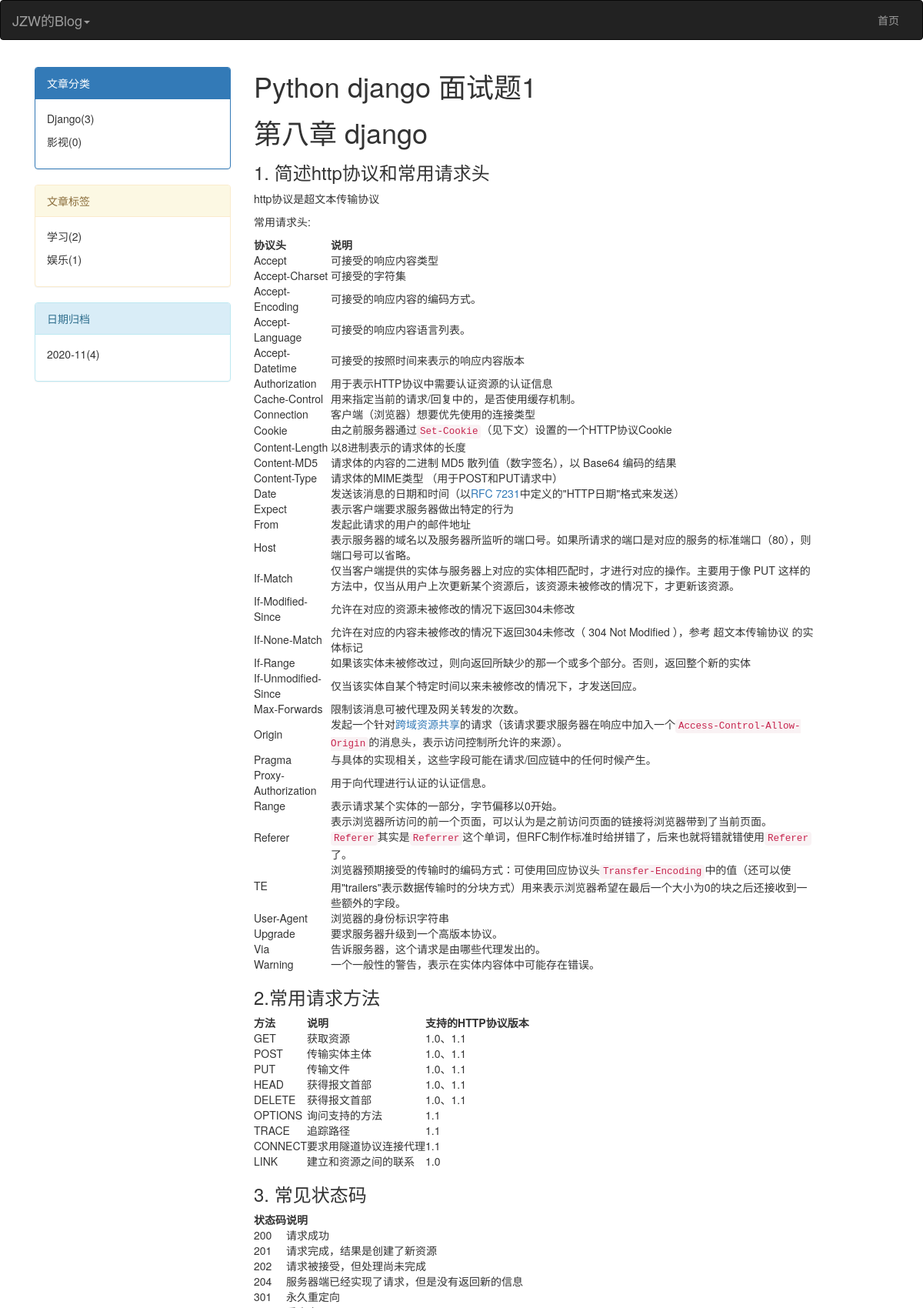
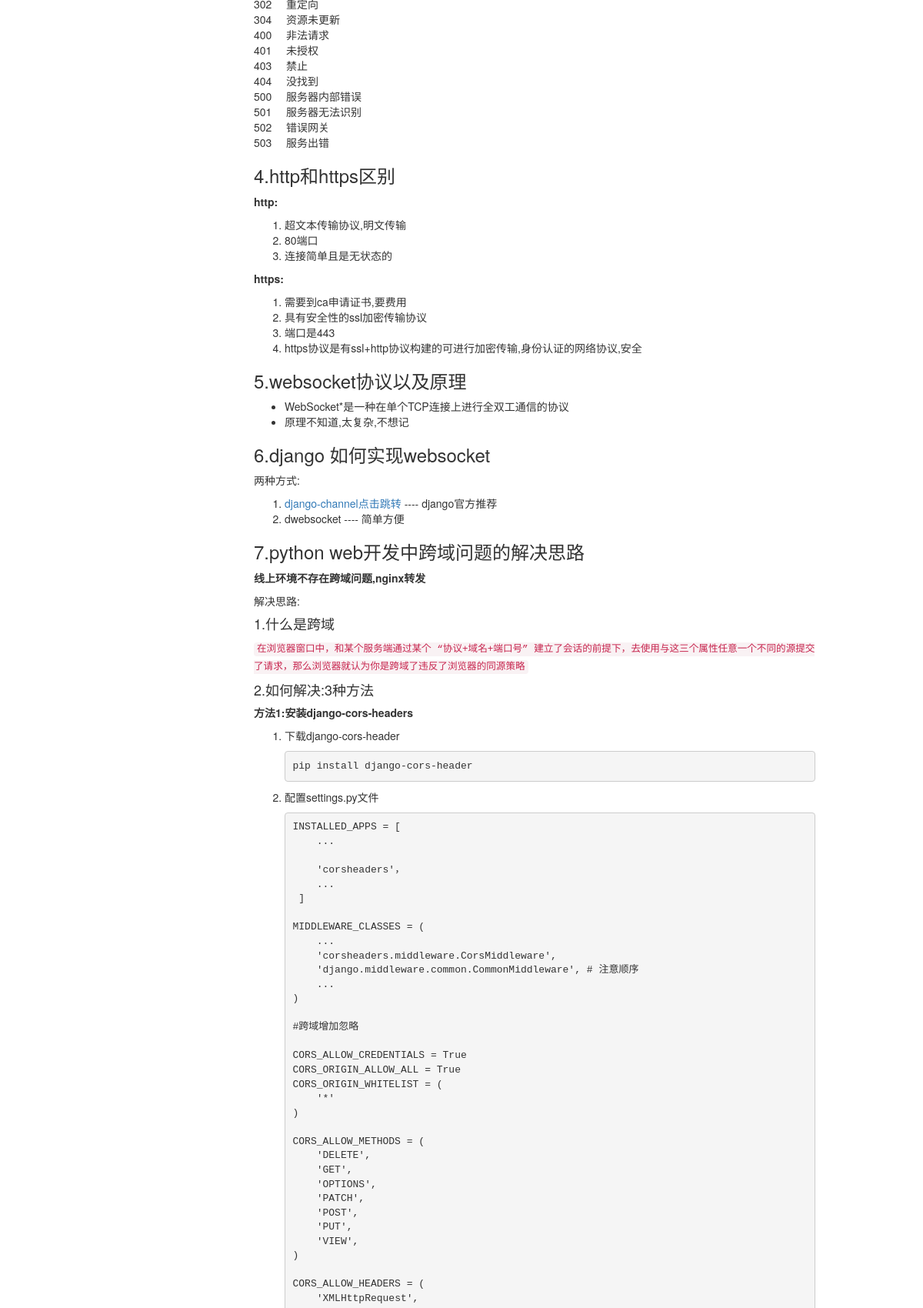
/blog/jzw/article/4/ (upper part), run on the app's committed database (2 pictures, top to bottom).
### blog/models.py (models this page shows, shortened)
class Blog(models.Model):
    nid = models.AutoField(primary_key=True)
    title = models.CharField(max_length=64,verbose_name='个人博客标题')
    site = models.CharField(max_length=32, unique=True,verbose_name='个人博客后缀')
    theme = models.CharField(max_length=32,verbose_name='博客主题')
    def __str__(self):
        return self.title
    class Meta:
        verbose_name = 'Blog站点'
        verbose_name_plural = verbose_name

class Article(models.Model):
    nid = models.AutoField(primary_key=True)
    title = models.CharField(max_length=50,verbose_name='文章标题')
    desc = models.CharField(max_length=255,verbose_name='文章简介')
    create_time = models.DateTimeField(verbose_name='创建时间',auto_now_add=True)
    category = models.ForeignKey(to="Category", to_field="nid", null=True,on_delete=models.CASCADE,verbose_name='文章分类')
    user = models.ForeignKey(to="UserInfo", to_field="nid",on_delete=models.CASCADE,verbose_name='作者')
    tags = models.ManyToManyField(  # 中介模型
        to="Tag",
        through="Article2Tag",
        through_fields=("article", "tag"),  # 注意顺序！！！
    )
    comment_count = models.IntegerField(verbose_name='评论数',default=0)
    up_count = models.IntegerField(verbose_name='点赞数',default=0)
    down_count = models.IntegerField(verbose_name='差评数',default=0)
    class Meta:
        verbose_name = '文章'
        verbose_name_plural = verbose_name

class ArticleDetail(models.Model):
    nid = models.AutoField(primary_key=True)
    content = models.TextField(verbose_name='文章内容')
    article = models.OneToOneField(to="Article", to_field="nid",on_delete=models.CASCADE,verbose_name='对应文章')
    class Meta:
        verbose_name = '文章详情'
        verbose_name_plural = verbose_name

### blog/views.py (the view)
# urls.py: re_path('(\w+)/article/(\d+)/$',views.article_detail),
def article_detail(request,username,pk):
    user = models.UserInfo.objects.filter(username=username).first()
    if not user:
        return HttpResponse('404')
    blog = user.blog
    article_obj = models.Article.objects.filter(pk=pk).first()
    comment_list = models.Comment.objects.filter(article_id=pk)
    return render(request,
                  'article_detail.html',
                  {
                      'username':user,
                      'article':article_obj,
                      'blog':blog,
                      'comment_list':comment_list,
                  })

### blog/models.py (called while the page is built)
    def __str__(self):
        return self.username

### blog/templatetags/my_tags.py (called while the page is built)
@register.inclusion_tag('left_menu.html')
def get_left_menu(username):
    user = models.UserInfo.objects.filter(username=username).first()
    blog = user.blog
    print(blog)
    article_list = models.Article.objects.filter(user=user)
    category_list = models.Category.objects.filter(blog=blog).annotate(c=Count('article')).values('title', 'c')
    tag_list = models.Tag.objects.filter(blog=blog).annotate(c=Count('article')).values('title', 'c')
    archive_list = models.Article.objects.filter(user=user).extra(
        select={"archive_ym": "strftime('%%Y-%%m',create_time)"}
    ).values('archive_ym').annotate(c=Count('nid')).values('archive_ym', 'c')
    return {
        "username": username,
        'category_list':category_list,
        'tag_list':tag_list,
        'archive_list':archive_list
    }

### templates/article_detail.html (shortened to what this page needs)
{% extends 'base.html' %}
{% block page-main %}
    <div class="article-detail">
        <h1>{{ article.title }}</h1>
        <p>{{ article.articledetail.content|safe }}</p>
    </div>
{% endblock %}

### templates/base.html (shortened to what this page needs)
<!DOCTYPE html>
<html lang="en">
<head>
    <link rel="stylesheet" href="/static/bootstrap/css/bootstrap.min.css">
    <link rel="stylesheet" href="/static/fontawesome/css/font-awesome.min.css">
    <link rel="stylesheet" href="/static/mystyle.css">
    <link rel="stylesheet" href="/static/theme/{{ blog.theme }}">
</head>
<body>
<nav class="navbar navbar-inverse">
    <div class="container-fluid">
        <div class="navbar-header">
            <a  href="/#/" class="dropdown-toggle navbar-brand" data-toggle="dropdown" role="button"
               aria-haspopup="true" aria-expanded="false">{{ blog.title }}<span class="caret"></span></a>
        </div>
        <div class="collapse navbar-collapse" id="bs-example-navbar-collapse-1">
            <ul class="nav navbar-nav navbar-right">
                    <li><a href="/index/">首页</a></li>
            </ul>
        </div>
    </div>
</nav>
<div class="container">
    <div class="col-md-3">
        {% load my_tags %}
        {% get_left_menu username %}
    </div>
    <div class="col-md-8">
        {% block page-main %}
        {% endblock %}
    </div>
</div>
</body>
</html>

### data on the page
Blog: title "JZW的Blog"
Article: title "Python django 面试题1", articledetail.content "第八章 django 1. 简述http协议和常用请求头 http协议是超文本传输协议 常用请求头: 协议头 说明 Accept 可接受的响应内容类型 Accept-Charset 可接受的字符集 Accept-Encoding 可接受的响应内容的编码方式。 Accept-Language 可接受的响应内容语言列表。 Accept-Datetime 可接受的按照时间来表示的响应内容版本 Authorization 用于表示HTTP协议中需要认证资源的认证信息 Cache-Control 用来指定当前的请求/回复中的，是否使用缓存机制。 Connection 客户端（浏览器）想要优先使用的连接类型 Cookie 由之前服务器通过 Set-Cookie （见下文）设置的一个HTTP协议Cookie Content-Length 以8进制表示的请求体的长度 Content-MD5 请求体的内容的二进制 MD5 散列值（数字签名），以 Base64 编码的结果 Content-Type 请求体的MIME类型 （用于POST和PUT请求中） Date 发送该消息的日期和时间（以 RFC 7231 中定义的\"HTTP日期\"格式来发送） Expect 表示客户端要求服务器做出特定的行为 From 发起此请求的用户的邮件地址 Host 表示服务器的域名以及服务器所监听的端口号。如果所请求的端口是对应的服务的标准端口（80），则端口号可以省略。 If-Match 仅当客户端提供的实体与服务器上对应的实体相匹配时，才进行对应的操作。主要用于像 PUT…"

### other printed values
{{ category.title }} "Django" "影视"
{{ category.c }} "3" "0"
{{ tag.title }} "学习" "娱乐"
{{ tag.c }} "2" "1"
{{ archive.archive_ym }} "2020-11"
{{ archive.c }} "4"
